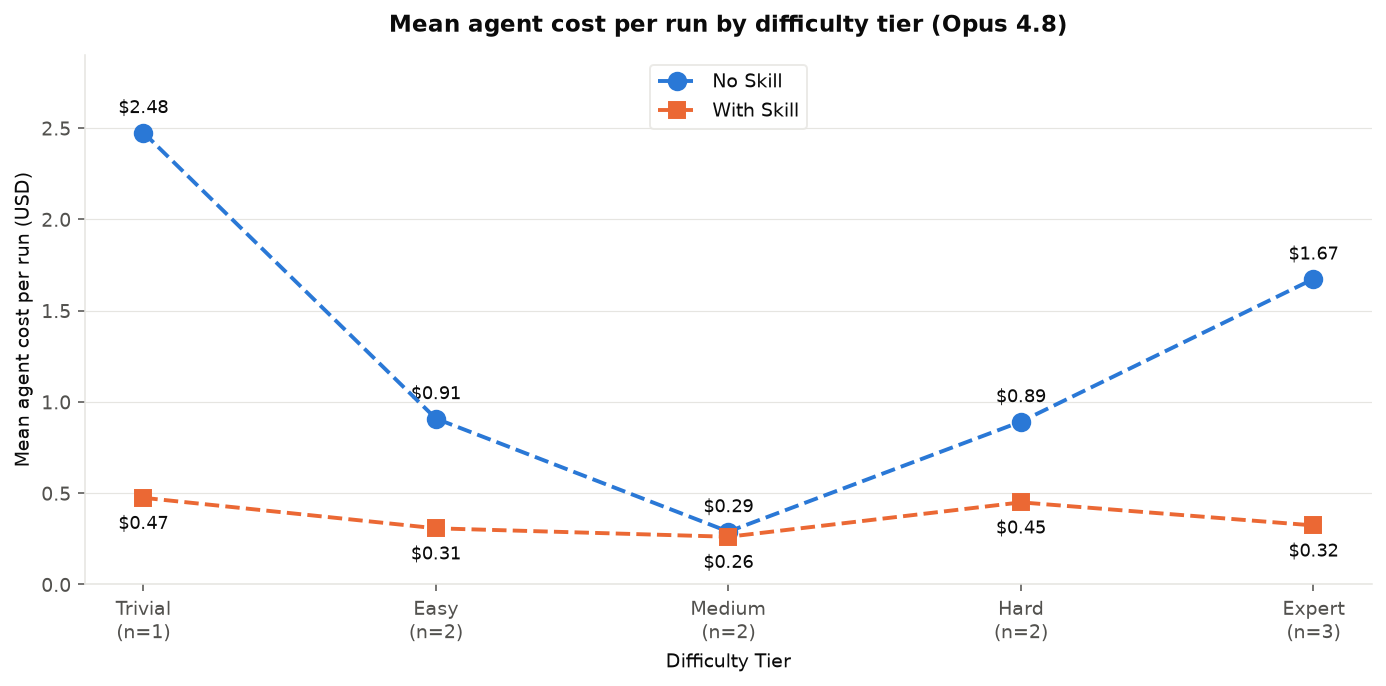

Write Python code to recreate this figure.
"""Mean agent cost per run by difficulty tier, no-skill vs with-skill.

Tiers as in score_by_tier.py. Costs are agent_result.cost_usd means over each
arm's runs in the tier, from the shipped result.json files.
"""

import matplotlib

matplotlib.use("Agg")
import matplotlib.pyplot as plt

INK = "#0b0b0b"
INK2 = "#52514e"
GRID = "#e6e5e1"
C_NOSKILL = "#2a78d6"
C_WITHSKILL = "#eb6834"

plt.rcParams.update(
    {
        "font.size": 10,
        "text.color": INK,
        "axes.labelcolor": INK,
        "xtick.color": INK2,
        "ytick.color": INK2,
        "axes.edgecolor": GRID,
        "axes.linewidth": 0.8,
        "figure.facecolor": "white",
        "axes.facecolor": "white",
    }
)

tiers = ["Trivial", "Easy", "Medium", "Hard", "Expert"]
n = [1, 2, 2, 2, 3]
no_skill = [2.4758, 0.9088, 0.2896, 0.8920, 1.6737]
with_skill = [0.4749, 0.3078, 0.2614, 0.4499, 0.3236]
x = range(5)

fig, ax = plt.subplots(figsize=(10, 5), dpi=140)
ax.plot(x, no_skill, "--", color=C_NOSKILL, linewidth=2, marker="o",
        markersize=9, label="No Skill", zorder=4)
ax.plot(x, with_skill, "--", color=C_WITHSKILL, linewidth=2, marker="s",
        markersize=8, label="With Skill", zorder=4)
for i, v in enumerate(no_skill):
    ax.annotate(f"${v:.2f}", (i, v), textcoords="offset points",
                xytext=(0, 10), ha="center", fontsize=9, color=INK)
for i, v in enumerate(with_skill):
    ax.annotate(f"${v:.2f}", (i, v), textcoords="offset points",
                xytext=(0, -16), ha="center", fontsize=9, color=INK)

ax.set_xticks(list(x), [f"{t}\n(n={k})" for t, k in zip(tiers, n)])
ax.set_ylim(0, 2.9)
ax.set_ylabel("Mean agent cost per run (USD)")
ax.set_xlabel("Difficulty Tier")
ax.set_title("Mean agent cost per run by difficulty tier (Opus 4.8)",
             fontweight="bold", pad=12)
ax.spines[["top", "right"]].set_visible(False)
ax.grid(axis="y", color=GRID, linewidth=0.6)
ax.set_axisbelow(True)
ax.legend(loc="upper center", frameon=True, edgecolor=GRID)

fig.tight_layout()
fig.savefig("/Users/AgisSpectre/erza-samples/assets/cost_by_tier.png",
            bbox_inches="tight")
print("written")
